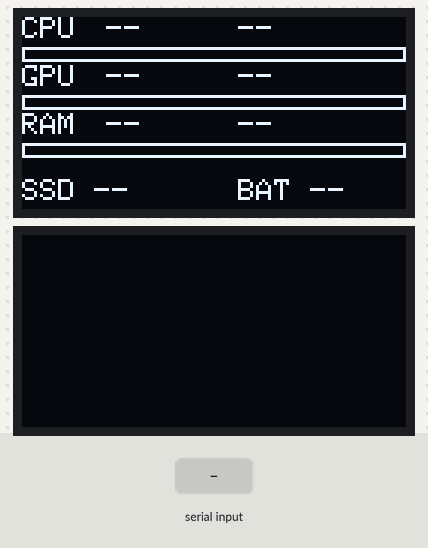
The sketch below on a simulated ESP32-S3. Parts: 2 × 128×64 one-colour display. The test bench sets the inputs (shaded band).

Above: at 0.09 s.
At 4.7 s:
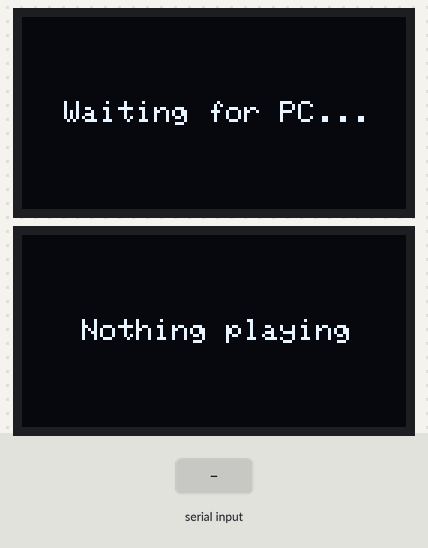
4.8 s: "1\n" received over Serial
At 6.0 s:
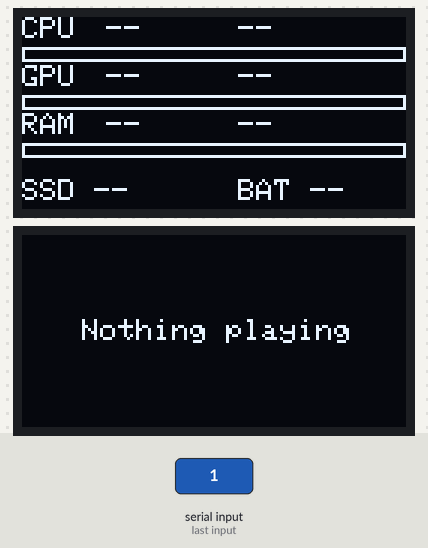
Timing chart, 0 to 7.8 s (numbered marks = the images above; inputs shaded):
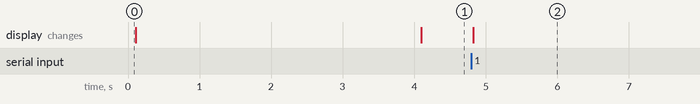

The sketch:

esp32_dashboard.ino
```cpp
/*
  ESP32-S3 N16R8 dual-OLED PC dashboard
  OLED 1 (Wire,  SDA 8,  SCL 9 ): CPU / GPU / RAM / SSD / battery
  OLED 2 (Wire1, SDA 17, SCL 18): Spotify now playing (scrolling title, progress bar)

  Libraries (Library Manager): Adafruit SSD1306, Adafruit GFX, ArduinoJson (v7)
  Board: "ESP32S3 Dev Module", PSRAM: "OPI PSRAM", Flash: 16MB.
  If you use the native "USB" port, set "USB CDC On Boot: Enabled".
*/
#include <Wire.h>
#include <Adafruit_GFX.h>
#include <Adafruit_SSD1306.h>
#include <ArduinoJson.h>

#define SDA1 8
#define SCL1 9
#define SDA2 17
#define SCL2 18
#define OLED_ADDR 0x3C   // try 0x3D if a screen stays blank

Adafruit_SSD1306 oled1(128, 64, &Wire, -1);
Adafruit_SSD1306 oled2(128, 64, &Wire1, -1);

struct Stats { int cpuT, cpuU, gpuT, gpuU, ramU, ssdT, bat; } st = {-1, -1, -1, -1, -1, -1, -1};
struct Song  { String title, artist; bool valid = false, playing = false; int pos = 0, dur = 0; } song;

unsigned long lastRx = 0, lastDraw1 = 0, lastDraw2 = 0;
String line;

// ------------------------------------------------------------- helpers ---
int jint(JsonVariant v) { return v.isNull() ? -1 : v.as<int>(); }

void printVal(Adafruit_SSD1306 &d, int v, const char *suffix) {
  if (v < 0) d.print("--");
  else { d.print(v); d.print(suffix); }
}

void drawRow(int y, const char *label, int temp, int use) {
  oled1.setCursor(0, y);   oled1.print(label);
  oled1.setCursor(28, y);  printVal(oled1, temp, "C");
  oled1.setCursor(72, y);  printVal(oled1, use, "%");
  oled1.drawRect(0, y + 10, 128, 5, SSD1306_WHITE);
  if (use > 0) oled1.fillRect(0, y + 10, constrain(use, 0, 100) * 128 / 100, 5, SSD1306_WHITE);
}

void scrollText(Adafruit_SSD1306 &d, const String &s, int y, int size) {
  d.setTextSize(size);
  int16_t x1, y1; uint16_t w, h;
  d.getTextBounds(s, 0, 0, &x1, &y1, &w, &h);
  d.setCursor(0, y);
  if (w <= 128) { d.print(s); return; }
  int gap = 40, cycle = w + gap;
  int off = (millis() / 35) % cycle;
  d.setCursor(-off, y);               d.print(s);
  d.setCursor(-off + cycle, y);       d.print(s);
}

String mmss(int sec) {
  char b[8]; snprintf(b, sizeof(b), "%d:%02d", sec / 60, sec % 60); return String(b);
}

// -------------------------------------------------------------- screens ---
void drawStats() {
  oled1.clearDisplay();
  oled1.setTextSize(1);
  oled1.setTextColor(SSD1306_WHITE);
  if (millis() - lastRx > 4000) {
    oled1.setCursor(14, 28); oled1.print("Waiting for PC...");
  } else {
    drawRow(0,  "CPU", st.cpuT, st.cpuU);
    drawRow(16, "GPU", st.gpuT, st.gpuU);
    drawRow(32, "RAM", -1,      st.ramU);
    oled1.setCursor(0, 54);  oled1.print("SSD "); printVal(oled1, st.ssdT, "C");
    oled1.setCursor(72, 54); oled1.print("BAT "); printVal(oled1, st.bat, "%");
  }
  oled1.display();
}

void drawSong() {
  oled2.clearDisplay();
  oled2.setTextColor(SSD1306_WHITE);
  oled2.setTextSize(1);
  if (millis() - lastRx > 4000 || !song.valid || song.title.length() == 0) {
    oled2.setCursor(20, 28); oled2.print("Nothing playing");
    oled2.display();
    return;
  }
  // header: play / pause icon + label
  if (song.playing) oled2.fillTriangle(0, 0, 0, 8, 7, 4, SSD1306_WHITE);
  else { oled2.fillRect(0, 0, 3, 8, SSD1306_WHITE); oled2.fillRect(5, 0, 3, 8, SSD1306_WHITE); }
  oled2.setCursor(14, 0); oled2.print("Spotify");

  scrollText(oled2, song.title, 14, 2);
  scrollText(oled2, song.artist, 36, 1);

  int pos = song.pos;
  if (song.playing) pos += (millis() - lastRx) / 1000;
  if (song.dur > 0) {
    pos = min(pos, song.dur);
    oled2.drawRect(0, 49, 128, 5, SSD1306_WHITE);
    oled2.fillRect(0, 49, (long)pos * 128 / song.dur, 5, SSD1306_WHITE);
    oled2.setCursor(0, 56);   oled2.print(mmss(pos));
    String d = mmss(song.dur);
    oled2.setCursor(128 - 6 * d.length(), 56); oled2.print(d);
  }
  oled2.display();
}

// --------------------------------------------------------------- serial ---
void handleLine(const String &l) {
  JsonDocument doc;
  if (deserializeJson(doc, l)) return;
  JsonObject s = doc["s"];
  st.cpuT = jint(s["cpu_t"]); st.cpuU = jint(s["cpu_u"]);
  st.gpuT = jint(s["gpu_t"]); st.gpuU = jint(s["gpu_u"]);
  st.ramU = jint(s["ram_u"]); st.ssdT = jint(s["ssd_t"]); st.bat = jint(s["bat"]);
  JsonObject m = doc["m"];
  song.valid = !m.isNull();
  if (song.valid) {
    song.title   = m["title"].as<String>();
    song.artist  = m["artist"].as<String>();
    song.playing = m["playing"] | false;
    song.pos     = m["pos"] | 0;
    song.dur     = m["dur"] | 0;
  }
  lastRx = millis();
  drawStats();
}

void setup() {
  Serial.begin(115200);
  Wire.begin(SDA1, SCL1);   Wire.setClock(400000);
  Wire1.begin(SDA2, SCL2);  Wire1.setClock(400000);
  if (!oled1.begin(SSD1306_SWITCHCAPVCC, OLED_ADDR)) Serial.println("OLED1 not found");
  if (!oled2.begin(SSD1306_SWITCHCAPVCC, OLED_ADDR)) Serial.println("OLED2 not found");
  drawStats();
  drawSong();
}

void loop() {
  while (Serial.available()) {
    char c = Serial.read();
    if (c == '\n') { handleLine(line); line = ""; }
    else if (c != '\r' && line.length() < 700) line += c;
  }
  unsigned long now = millis();
  if (now - lastDraw1 > 1000) { lastDraw1 = now; drawStats(); }   // refreshes "waiting" state
  if (now - lastDraw2 > 50)   { lastDraw2 = now; drawSong(); }    // ~20 fps for smooth scroll
}
```

Measured:
- after the input at 4.8 s, the display: changes at once (image 2)
